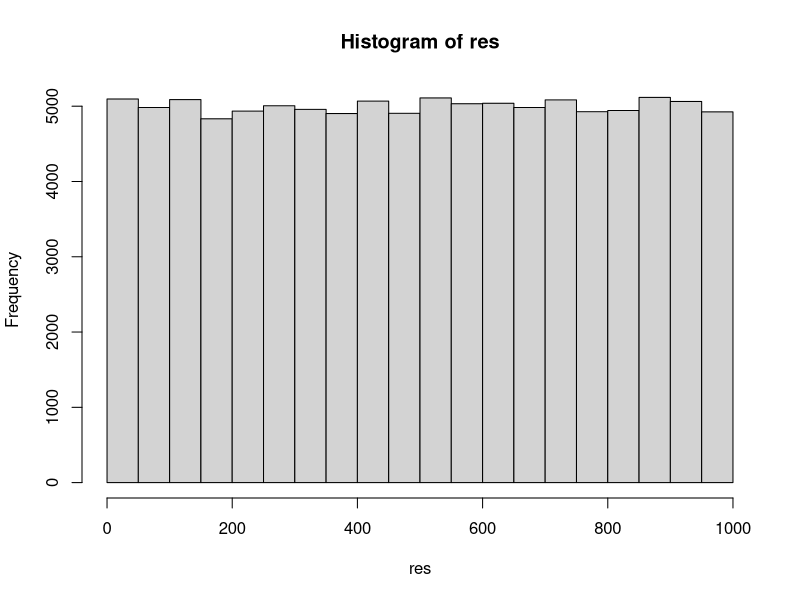

Write R code to recreate this figure.
n = 10^5
un = 1000
inc = 1/un
unf = seq(inc,1,inc)
u = seq(1,un)
p = runif(n)
p2x = function(p) {
i = min(which(unf > p))
#u[i]
i
}
res = (sapply(p, p2x))
hist(res)
#table(res)/n